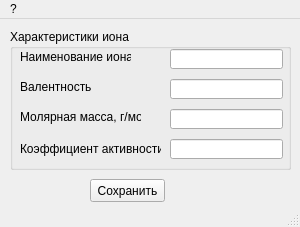
<?xml version="1.0" encoding="UTF-8"?>
<ui version="4.0">
 <class>fmIonEdit</class>
 <widget class="QMainWindow" name="fmIonEdit">
  <property name="geometry">
   <rect>
    <x>0</x>
    <y>0</y>
    <width>300</width>
    <height>227</height>
   </rect>
  </property>
  <property name="windowTitle">
   <string>Изменение иона</string>
  </property>
  <widget class="QWidget" name="centralwidget">
   <widget class="QToolButton" name="tbSave">
    <property name="geometry">
     <rect>
      <x>120</x>
      <y>610</y>
      <width>361</width>
      <height>22</height>
     </rect>
    </property>
    <property name="text">
     <string>Сохранить в энергонезависимой памяти</string>
    </property>
   </widget>
   <widget class="QPushButton" name="tbSaveIon">
    <property name="geometry">
     <rect>
      <x>90</x>
      <y>160</y>
      <width>75</width>
      <height>23</height>
     </rect>
    </property>
    <property name="text">
     <string>Сохранить</string>
    </property>
   </widget>
   <widget class="QGroupBox" name="groupBox">
    <property name="geometry">
     <rect>
      <x>10</x>
      <y>10</y>
      <width>281</width>
      <height>141</height>
     </rect>
    </property>
    <property name="title">
     <string>Характеристики иона</string>
    </property>
    <widget class="QLabel" name="label_4">
     <property name="geometry">
      <rect>
       <x>10</x>
       <y>110</y>
       <width>141</width>
       <height>20</height>
      </rect>
     </property>
     <property name="text">
      <string>Коэффициент активности</string>
     </property>
    </widget>
    <widget class="QLabel" name="label_5">
     <property name="geometry">
      <rect>
       <x>10</x>
       <y>20</y>
       <width>111</width>
       <height>16</height>
      </rect>
     </property>
     <property name="text">
      <string>Наименование иона</string>
     </property>
    </widget>
    <widget class="QLineEdit" name="leIonName">
     <property name="geometry">
      <rect>
       <x>160</x>
       <y>20</y>
       <width>113</width>
       <height>20</height>
      </rect>
     </property>
    </widget>
    <widget class="QLabel" name="label_7">
     <property name="geometry">
      <rect>
       <x>10</x>
       <y>50</y>
       <width>111</width>
       <height>16</height>
      </rect>
     </property>
     <property name="text">
      <string>Валентность</string>
     </property>
    </widget>
    <widget class="QLineEdit" name="leIonVal">
     <property name="geometry">
      <rect>
       <x>160</x>
       <y>50</y>
       <width>113</width>
       <height>20</height>
      </rect>
     </property>
    </widget>
    <widget class="QLabel" name="label_8">
     <property name="geometry">
      <rect>
       <x>10</x>
       <y>80</y>
       <width>121</width>
       <height>16</height>
      </rect>
     </property>
     <property name="text">
      <string>Молярная масса, г/моль</string>
     </property>
    </widget>
    <widget class="QLineEdit" name="leMolMassa">
     <property name="geometry">
      <rect>
       <x>160</x>
       <y>80</y>
       <width>113</width>
       <height>20</height>
      </rect>
     </property>
    </widget>
    <widget class="QLineEdit" name="leK">
     <property name="geometry">
      <rect>
       <x>160</x>
       <y>110</y>
       <width>113</width>
       <height>20</height>
      </rect>
     </property>
    </widget>
   </widget>
  </widget>
  <widget class="QMenuBar" name="menubar">
   <property name="geometry">
    <rect>
     <x>0</x>
     <y>0</y>
     <width>300</width>
     <height>21</height>
    </rect>
   </property>
   <widget class="QMenu" name="menu">
    <property name="title">
     <string>?</string>
    </property>
   </widget>
   <addaction name="menu"/>
  </widget>
  <widget class="QStatusBar" name="statusbar"/>
 </widget>
 <resources/>
 <connections/>
</ui>
